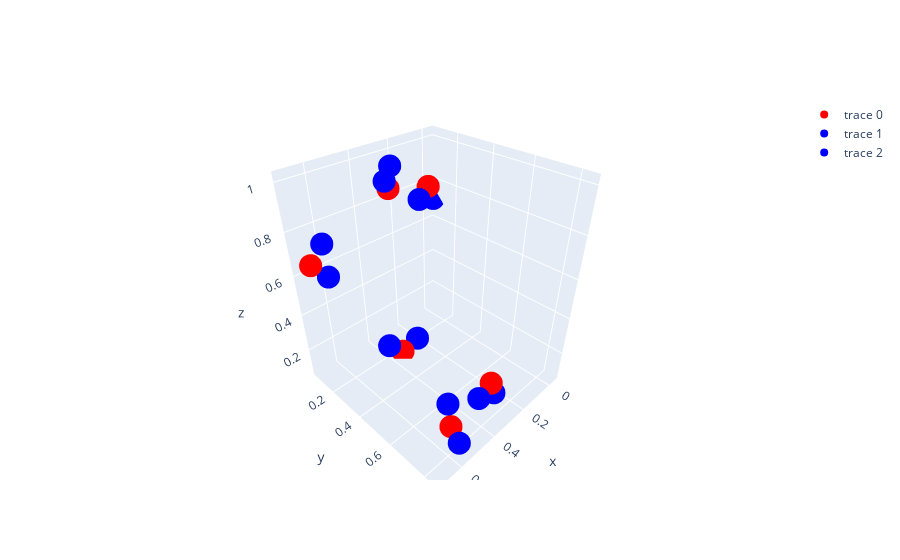

Source (notebook cell):
### Markdown cell above
# Interactive：Version 1 （rcmd）

### Code cell
#split OXYGEN atoms in red, HYDROGEN atoms in blue
xall=[]
yall=[]
zall=[]
for i in range(int(len(rall))):
    xall.append(float(rall[i][0])*1e9)
    yall.append(float(rall[i][1])*1e9)
    zall.append(float(rall[i][2])*1e9)
#print('xall:',xall)
print('potl_E_sum:',potl_E_sum, 'J')

#-------plot------3D-coord of the lowest E_energy-------
#plot the lowest E atoms posi.(interactive)
fig = make_subplots()
O_atoms = go.Scatter3d(x=xall[::3], y=yall[::3], z=zall[::3],mode='markers',marker = {'color' : 'red'})
H_atoms01 = go.Scatter3d(x=xall[1::3], y=yall[1::3], z=zall[1::3],mode='markers',marker = {'color' : 'blue'})
H_atoms02 = go.Scatter3d(x=xall[2::3], y=yall[2::3], z=zall[2::3],mode='markers',marker = {'color' : 'blue'})

fig.add_trace(O_atoms)
fig.add_trace(H_atoms01)
fig.add_trace(H_atoms02)

fig.show()

### Figure 1 — Plotly figure (JSON) as saved in the notebook; plotly's stock layout.template omitted (floating-point values rounded to 4 significant figures)
{"data": [{"marker": {"color": "red"}, "mode": "markers", "type": "scatter3d", "x": [0.7049, 0.4049, 0.5503, 0.2831, 0.3444, 0.007176], "y": [0.1589, 0.2826, 0.7632, 0.7453, 0.2447, 0.08587], "z": [0.6931, 0.952, 0.1464, 0.1767, 0.07241, 0.7865]}, {"marker": {"color": "blue"}, "mode": "markers", "type": "scatter3d", "x": [0.6452, 0.3489, 0.5936, 0.2494, 0.2652, -0.04136], "y": [0.1729, 0.2314, 0.8468, 0.7409, 0.2664, 0.0696], "z": [0.6195, 1.01, 0.1642, 0.0872, 0.1218, 0.7055]}, {"marker": {"color": "blue"}, "mode": "markers", "type": "scatter3d", "x": [0.6505, 0.4607, 0.5316, 0.3775, 0.4103, 0.09364], "y": [0.1717, 0.3336, 0.727, 0.7577, 0.2266, 0.1149], "z": [0.7708, 1.011, 0.2331, 0.1661, 0.1395, 0.7572]}], "layout": {"xaxis": {"anchor": "y", "domain": [0, 1]}, "yaxis": {"anchor": "x", "domain": [0, 1]}}}
